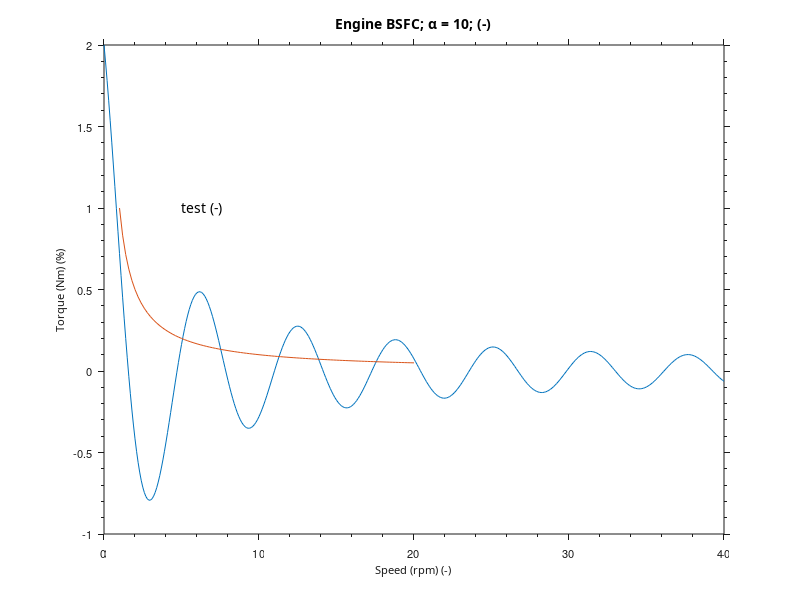

MATLAB code to generate this figure: (Note: this script raises an error after producing the figure.)
clear all
close all
clc

x1 = [0:.1:40];
y1 = 4.*cos(x1)./(x1+2);
x2 = [1:.2:20];
y2 = x2.^2./x2.^3;

figure(1); clf;
plot(x1, y1, x2, y2);

% box off
% set(gca, ...
%    'TickDir'     , 'out'     , ...
%    'XMinorTick'  , 'on'      , ...
%    'YMinorTick'  , 'on'      , ...
%    'XColor'      , [.2 .2 .2], ...
%    'YColor'      , [.2 .2 .2], ...
%    'fontsize', 8);
set(gca, ...
   'TickDir'     , 'out'     , ...
   'XMinorTick'  , 'on'      , ...
   'YMinorTick'  , 'on'      , ...
   'XColor'      , [.1 .1 .1], ...
   'YColor'      , [.1 .1 .1], ...
   'fontsize', 8);

xlabel('Speed (rpm) (-)', 'FontName', 'Segoe UI Symbol', 'fontsize', 8);
ylabel('Torque (Nm) (%)', 'FontName', 'Segoe UI Symbol', 'fontsize', 8);
title('Engine BSFC; \alpha = 10; (-)', 'FontName', 'Segoe UI Symbol', 'fontsize', 10, 'color', 'k');

text(5, 1, 'test (-)',  'FontName', 'Segoe UI Symbol', 'fontsize', 10);
defaultratio;

export_fig test_export_font -painters

